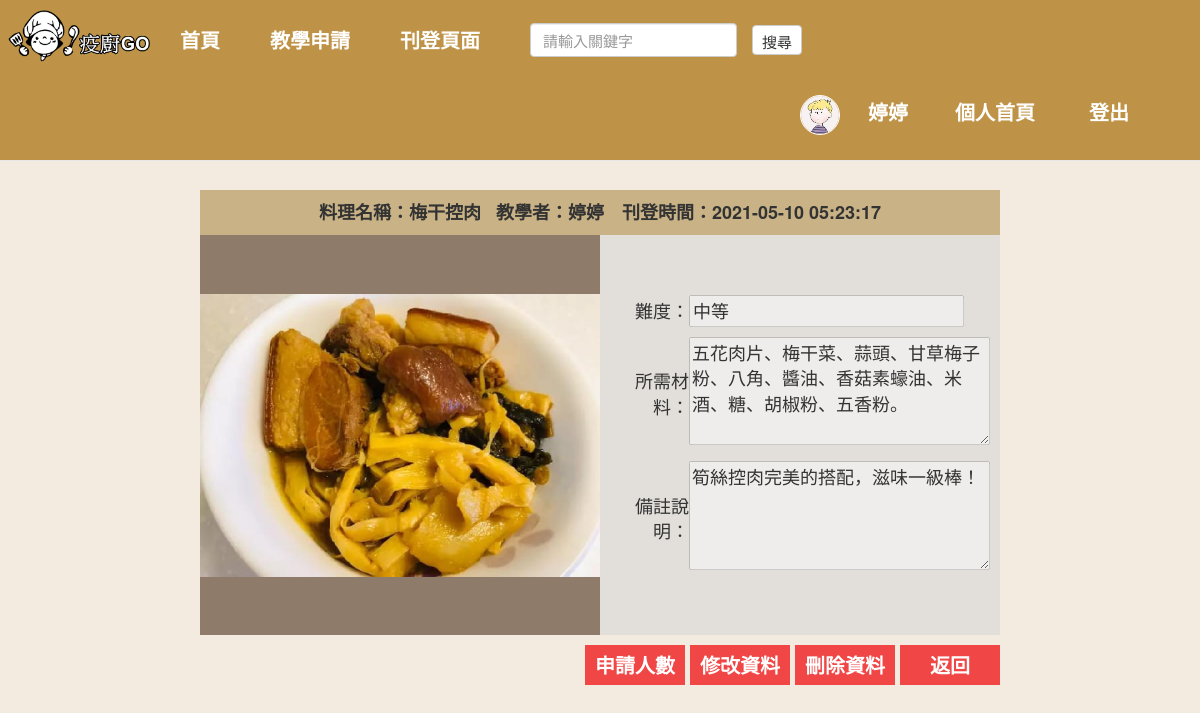
Screenshot of /show_myNews.php?id=1 (signed in) with the database file from the repository.
### tables this page shows
CREATE TABLE `member` (
  `mNo` int(5) NOT NULL,
  `mName` varchar(20) NOT NULL,
  `mId` varchar(10) NOT NULL,
  `mSex` varchar(1) NOT NULL,
  `mPhone` varchar(15) NOT NULL,
  `mBirthday` date NOT NULL,
  `mAddress` varchar(50) NOT NULL,
  `mEmail` varchar(50) NOT NULL,
  `mJob` varchar(10) NOT NULL,
  `mAccount` varchar(20) NOT NULL,
  `mPassword` varchar(20) NOT NULL,
  `mNickname` varchar(20) NOT NULL,
  `mProfile` text NOT NULL,
  `mJoinDate` date DEFAULT NULL,
  `mPhoto_name` varchar(64) NOT NULL,
  `mPhoto_filename` varchar(64) NOT NULL
);

CREATE TABLE `journal` (
  `jNo` int(11) NOT NULL,
  `jDate` datetime DEFAULT current_timestamp(),
  `jDish` varchar(30) NOT NULL,
  `jDifficulty` varchar(10) NOT NULL,
  `jStuff` varchar(50) NOT NULL,
  `jRemarks` text DEFAULT NULL,
  `jPhoto_name` varchar(64) NOT NULL,
  `jPhoto_filename` varchar(64) NOT NULL,
  `j_mId` int(11) NOT NULL
);

### dbtools.inc.php (called while the page is built, shortened)
<?php
  function execute_sql($link, $database, $sql)
  {
    mysqli_select_db($link, $database)
      or die("開啟資料庫失敗: " . mysqli_error($link));
    $result = mysqli_query($link, $sql);
    return $result;
  }
?>

### show_myNews.php (the view, shortened to what this page needs)
<?php
	require_once("dbtools.inc.php");
	$link = create_connection();
	$mNo = $_COOKIE["id"];
	$sql1 = "SELECT mNickname,mPhoto_filename FROM member WHERE mNO =".$mNo;
	$result1 = execute_sql($link, "db_c108193104", $sql1);
	$row = mysqli_fetch_object($result1);
	$nickname = $row->mNickname;
    $file_name = $row->mPhoto_filename;
?>
<!DOCTYPE html>
<html>
  <head>
	<link rel="stylesheet" href="bootstrap.css" type="text/css" />
  </head>
  <body style="background-color:#F3EBE0">
	<nav class="navbar navbar-default navbar-fixed-top" role="navigation">
		<div class="collapse navbar-collapse navbar-ex1-collapse" style="background-color:#BF9347;padding:5px">
			<ul class="nav navbar-nav">
				<li><img src="image/brand.png" alt="brand" style="width:150px"></li>
				<li style="padding:10px"><a href="home.php" style="color:#FFF;font-weight:bold;font-size:20px">首頁</a></li>
				<li style="padding:10px"><a href="news.php" style="color:#FFF;font-weight:bold;font-size:20px">教學申請</a></li>
				<li style="padding:10px"><a href="add_news.php" style="color:#FFF;font-weight:bold;font-size:20px">刊登頁面</a></li>
			</ul>
			<form class="navbar-form navbar-left" role="search">
				<div class="form-group" style="padding:10px">
					<input id="keyword" type="text" class="form-control" placeholder="請輸入關鍵字">
				</div>
				<button type="submit" class="btn btn-default" style="padding:5px;width:50px;height:30px;font-size:15px">搜尋</button>
			</form>
			<ul class="nav navbar-nav navbar-right">
				<li style="padding:5px"><a href="#" style="color:#FFF;font-weight:bold;font-size:20px"><?php echo  "<img src='Thumbnail/headshot/".$file_name."' class='headshot' alt='headshot' >"; ?> &nbsp &nbsp <?php echo $nickname; ?></a></li>
				<li style="padding:12px"><a href="member_data.php" style="color:#FFF;font-weight:bold;font-size:20px">個人首頁</a></li>
				<li style="padding:12px"><a href="logout.php" style="color:#FFF;font-weight:bold;font-size:20px">登出</a></li>
				<li style="padding:12px"><a href="#" style="color:#FFF;font-weight:bold;font-size:20px"></a></li>
			</ul>
		</div>
	</nav>
    <center style="margin-top:120px;margin-bottom:30px"><h1 style="font-weight:bold">詳細資訊</h1></center>
	<?php
      require_once("dbtools.inc.php");
      $id = $_GET["id"];
      $link = create_connection();
      $sql = "SELECT * FROM journal WHERE jNo = $id";
      $result = execute_sql($link, "db_c108193104", $sql);
      echo "<table width='800'  align='center' style='padding:10px'>";
      while ($row = mysqli_fetch_assoc($result))
      {
		$file_name1 = $row["jPhoto_filename"];
		$j_mId = $row["j_mId"];
		$sql2 = "SELECT mNickname FROM member WHERE mNo=".$j_mId;
		$result2 = execute_sql($link, "db_c108193104", $sql2);
		$row2 = mysqli_fetch_assoc($result2);
        echo "<tr align='center' style='font-weight:bold'>";
        echo "<td bgcolor='#C9B386' colspan='2' style='padding:10px'>料理名稱：" . $row["jDish"] . "&nbsp;&nbsp;&nbsp;";
        echo "教學者：" . $row2["mNickname"] . "　";
        echo "刊登時間：" . $row["jDate"] . "</td></tr>";
		echo "<tr height='400'><td  width='400' style='background-color:#8F7B69;padding:0px'>";
		echo "<img src='Photo/food/$file_name1' alt='food' width='100%' style='border-width:1px'></td>";
		echo "<td  width='400' bgcolor='E2DEDA' style='padding:10px'>";
		echo "<table>";
		echo "<tr><td class='data'>難度：</td><td><input type='text' disabled value='".$row["jDifficulty"]."' style='width:275px'/></td></tr>";
		echo "<tr><td style='padding:5px'></td></tr>";
		echo "<tr><td class='data'>所需材料：</td><td><textarea cols='28' rows='4' disabled>".$row["jStuff"]."</textarea></td></tr>";
		echo "<tr><td style='padding:5px'></td></tr>";
		echo "<tr><td class='data'>備註說明：</td><td><textarea cols='28' rows='4' disabled>".$row["jRemarks"]."</textarea></td></tr>";
		echo "</table></td>";
		?>
		<tr>
		<td align="right" style="padding-top:10px" colspan="2">
		<button id="btn1" value="add_data" onclick="location.href='apply_myNews.php'">申請人數</button>
		<button id="btn1" value="add_data" onclick="location.href='modify_myNews.php'">修改資料</button>
		<button id="btn1" value="add_data" onclick="location.href='delete_myNews.php'">刪除資料</button>
		<button id="btn2" value="add_data" onclick="location.href='myNews.php'">返回</button>
		</td>
		</tr>
  <?php
      }
      echo "</table>";
    ?>
  </body>
</html>

### show_myNews.php (style rules this page uses)
nav { font-size:18px }
body { font-size:18px }
#btn1 { width:100px;height:40px; font-size:20px; background-color:#F04646; border:none; color:#FFF; font-weight:bold; }
#btn2 { width:100px;height:40px; font-size:20px; background-color:#F04646; border:none; color:#FFF; font-weight:bold; }
#keyword { font-size:15px; }
.headshot { width: 40px; border-radius: 50%; border: 1px solid; }
.data { text-align:right; }

### rows the page displays
member: mPhoto_filename (picture), mNickname "婷婷"
journal: jDish "梅干控肉", member.mNickname "婷婷", jDate "2021-05-10 05:23:17", jPhoto_filename (picture), jDifficulty "中等", jStuff "五花肉片、梅干菜、蒜頭、甘草梅子粉、八角、醬油、香菇素蠔油、米酒、糖、胡椒粉、五香粉。", jRemarks "筍絲控肉完美的搭配，滋味一級棒！"
